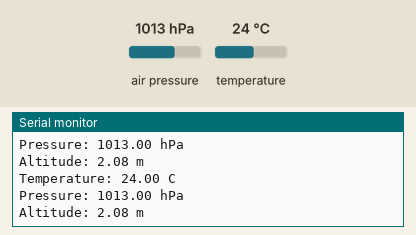
The program below on a simulated ESP32. Shown: the last lines printed to the serial monitor. Inputs (shaded band) come from the test bench; at power-on: air pressure 1013 hPa, temperature 24 °C.

Above: at 3.2 s.
3.3 s: air pressure set to 952 hPa
At 4.6 s:
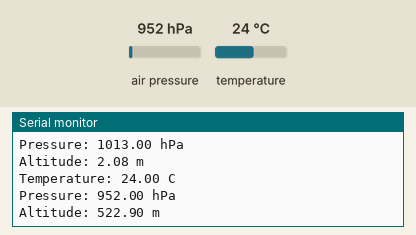
4.8 s: temperature set to 12 °C
At 5.8 s:
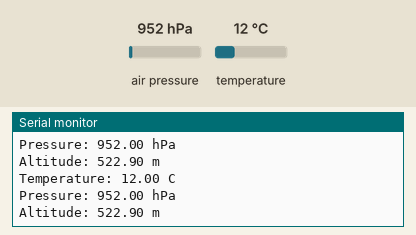
6.3 s: air pressure set to 975 hPa
At 7.9 s:
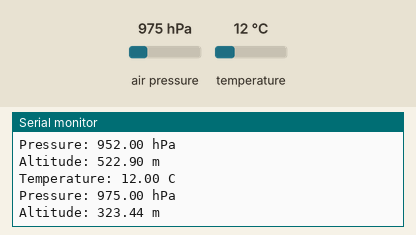
Timing chart, 0 to 9.4 s (numbered marks = the images above; inputs shaded):
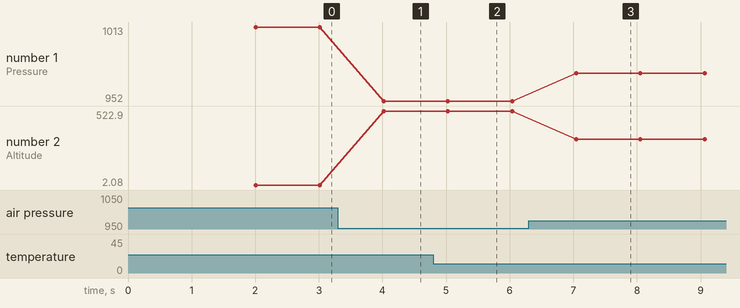

Measured:
- after the input at 3.3 s, the serial monitor: prints a new line after 0.72 s (image 1)
- after the input at 4.8 s, the serial monitor: prints a new line after 0.23 s (image 2)
- after the input at 6.3 s, the serial monitor: prints a new line after 0.75 s (image 3)
- plotted number 1: 1013 → 952 after the input at 3.3 s, 952 → 975 after the input at 6.3 s
- plotted number 2: 2.08 → 522.9 after the input at 3.3 s, 522.9 → 323.44 after the input at 6.3 s

The program:

main.cpp
```cpp
/* ============================================================
 * PROJECT:     I2C Barometric pressure and temperature sensor
 * BOARD:       ESP32 DevKit (esp32dev)
 * AUTHOR:      Yunus Hassen
 * DATE:        2026-07-22
 *
 * DESCRIPTION:
 * This project reads temperature, pressure, and altitude data
 * from a BMP085 sensor using I2C communication. The data is
 * printed to the serial monitor.
 *
 * WIRING (GPIO -> Component):
 * - GPIO 21 (SDA) -> BMP SDA
 * - GPIO 22 (SCL) -> BMP SCL
 *
 * LIBRARIES:
 * - Adafruit_BMP085: For controlling the I2C BMP085 sensor.
 * - Wire: For I2C communication.
 *
 * NOTES:
 *
 * BUILD & RUN:
 *   pio run
 *   wokwi-cli .
 * ============================================================ */

#include <Arduino.h>
#include <Wire.h>
#include <Adafruit_BMP085.h>

#define BMP_SCL 22
#define BMP_SDA 21

Adafruit_BMP085 bmp;

void setup()
{
    Serial.begin(9600);
    Wire.begin(BMP_SDA, BMP_SCL);

    if (!bmp.begin())
    {
        Serial.println("BMP180 not found!");
        while (1)
            ;
    }

    delay(2000);
}

void loop()
{
    float temperature = bmp.readTemperature();
    float pressure = bmp.readPressure() / 100.0; // Convert to hPa
    float altitude = bmp.readAltitude();

    Serial.print("Temperature: ");
    Serial.print(temperature);
    Serial.println(" C");

    Serial.print("Pressure: ");
    Serial.print(pressure);
    Serial.println(" hPa");

    Serial.print("Altitude: ");
    Serial.print(altitude);
    Serial.println(" m");

    Serial.println();
    delay(1000);
}
```
